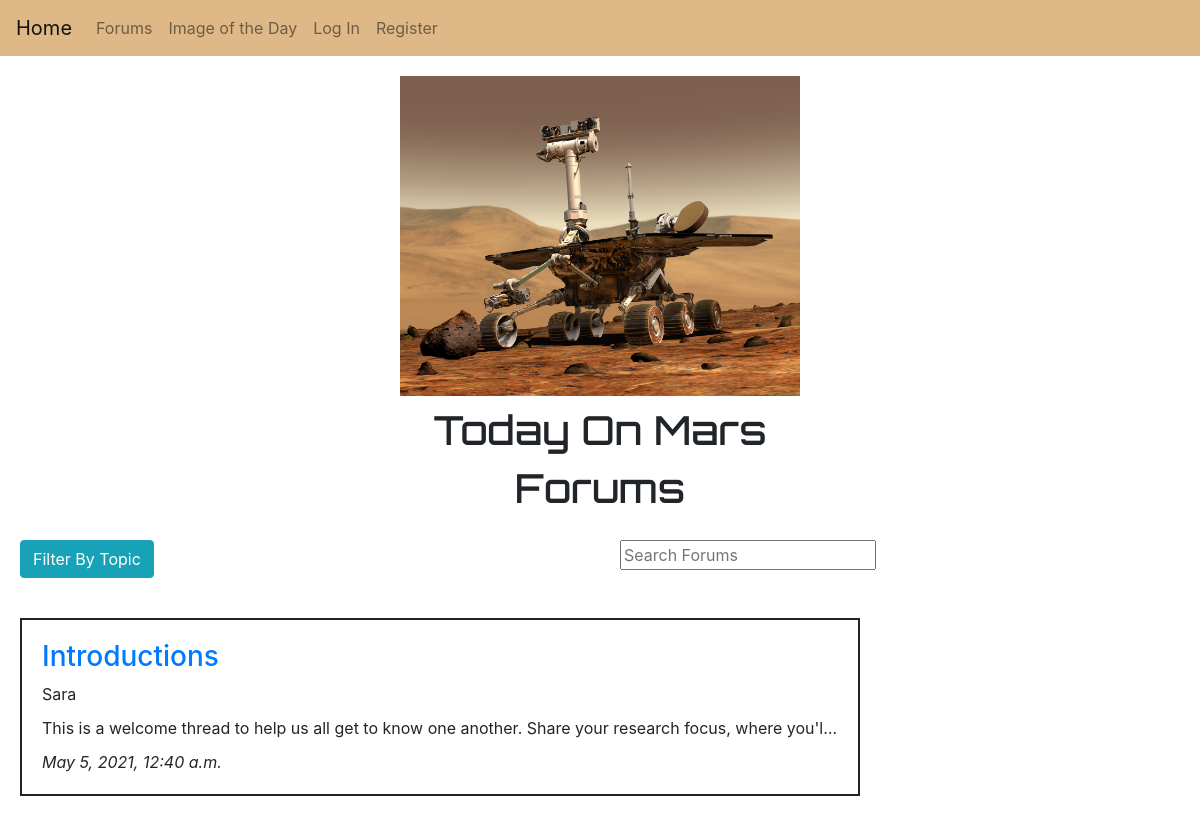
The page /Adjusting/category on the database its author committed.
### Mars/models.py (models this page shows, shortened)
class Thread(models.Model):
    title = models.CharField(max_length=64, default=None)
    content = models.TextField(default=None)
    author = models.ForeignKey(User, on_delete=models.CASCADE)
    date = models.DateTimeField(auto_now_add=True)
    category = models.ManyToManyField(Category, related_name="categories", blank=True)

class User(AbstractUser):
    pass

### Mars/views.py (the view)
# urls.py: path("<str:category>/category", views.filter, name="filter"),
def filter(request, category):
    category = Category.objects.get(category=category)
    threads = Thread.objects.filter(category=category)
    threads = threads.order_by("-date").all()
    categories = Category.objects.all()
    return render(request, "mars/forums.html", {
        "threads": threads,
        "form": ThreadForm(),
        "categories": categories
    })

### Mars/views.py
class ThreadForm(forms.ModelForm):
    class Meta:
        model = Thread
        fields = ['title', 'content', 'category']
        widgets = {
            'title': forms.TextInput(attrs={'class': 'form-control'}),
            'content': forms.Textarea(attrs={'class': 'form-control'}),
            'category': forms.CheckboxSelectMultiple,
        }

### Mars/models.py (called while the page is built)
    def __str__(self):
        return f"{self.category}"

### Mars/templates/mars/forums.html (shortened to what this page needs)
{% extends "mars/layout.html" %}
{% load static %}
{% block body %}
  <h1 class="title">Forums</h1>
  <div class="flex-container">
    <div class="flex-item filter" id="filter">
      <div class="dropdown">
        <button id="dropbtn" class="btn btn-info">Filter By Topic</button>
      </div>
    </div>
    <div class="flex-item search" id="forum-search">
      <form action="{% url 'search' %}" method="post">
        <input class="search" type="text" name="q" placeholder="Search Forums">
      </form>
    </div>
  </div>
  <div class="flex-stack">
    <div class="flex-item" id="posts-view">
    {% for thread in threads %}
      <div class="forum-item" style="border: 2px;
      border-style: solid;">
        <div class="forum-title">
          <h3><a href="{% url 'thread' thread.id %}">{{ thread.title }}</a></h3>
        </div>
        <div class="forum-author">
          {{ thread.author }}
        </div>
        <div class="teaser">
          {{ thread.content }}
        </div>
        <div>
          <i>{{ thread.date }}</i>
        </div>
      </div>
    {% endfor %}
    </div>
  </div>
{% endblock %}

### Mars/static/mars/styles.css (style rules this page uses)
html { height: 100%; }
.flex-container { display: flex; align-items: flex-start; height: 100%; }
.flex-stack { display: flex; justify-content: space-evenly; flex-direction: column; align-items: flex-start; }
.flex-item { flex: 1; margin: 20px; width: 70%; }
.title, .heading { margin-top: 10px; text-align: center; font-family: 'Orbitron', sans-serif; }
.teaser { width: auto; height: auto; overflow: hidden; white-space: nowrap; text-overflow: ellipsis; padding-top: 10px; padding-bottom: 10px; }
.forum-item { margin-bottom: 20px; padding: 20px; }
.dropdown { position: relative; display: inline-block; }

### rows shown on the page
Thread: title "Introductions", author "Sara", content "This is a welcome thread to help us all get to know one another. Share your research focus, where you'l…", date "May 5, 2021, 12:40 a.m."
